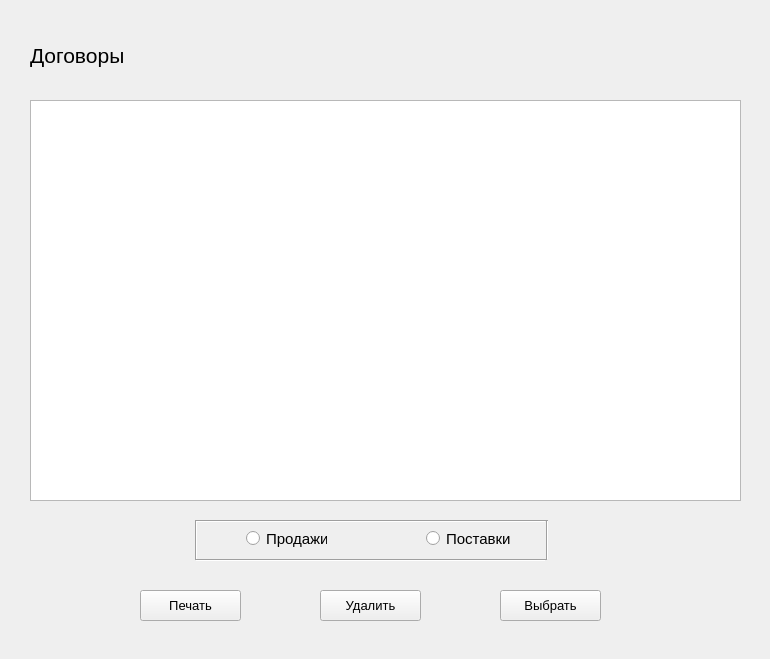
<?xml version="1.0" encoding="UTF-8"?>
<ui version="4.0">
 <class>print</class>
 <widget class="QWidget" name="print">
  <property name="geometry">
   <rect>
    <x>0</x>
    <y>0</y>
    <width>770</width>
    <height>659</height>
   </rect>
  </property>
  <property name="windowTitle">
   <string>Договоры</string>
  </property>
  <widget class="QTableView" name="tableView">
   <property name="geometry">
    <rect>
     <x>30</x>
     <y>100</y>
     <width>711</width>
     <height>401</height>
    </rect>
   </property>
  </widget>
  <widget class="QLabel" name="label_4">
   <property name="geometry">
    <rect>
     <x>30</x>
     <y>40</y>
     <width>221</width>
     <height>31</height>
    </rect>
   </property>
   <property name="font">
    <font>
     <pointsize>16</pointsize>
    </font>
   </property>
   <property name="text">
    <string>Договоры</string>
   </property>
  </widget>
  <widget class="QPushButton" name="pushButton_Cho">
   <property name="geometry">
    <rect>
     <x>500</x>
     <y>590</y>
     <width>101</width>
     <height>31</height>
    </rect>
   </property>
   <property name="font">
    <font>
     <pointsize>10</pointsize>
    </font>
   </property>
   <property name="text">
    <string>Выбрать</string>
   </property>
  </widget>
  <widget class="QPushButton" name="pushButton_Print">
   <property name="geometry">
    <rect>
     <x>140</x>
     <y>590</y>
     <width>101</width>
     <height>31</height>
    </rect>
   </property>
   <property name="font">
    <font>
     <pointsize>10</pointsize>
    </font>
   </property>
   <property name="text">
    <string>Печать</string>
   </property>
  </widget>
  <widget class="QRadioButton" name="radioButton">
   <property name="geometry">
    <rect>
     <x>246</x>
     <y>530</y>
     <width>81</width>
     <height>17</height>
    </rect>
   </property>
   <property name="font">
    <font>
     <pointsize>11</pointsize>
    </font>
   </property>
   <property name="text">
    <string>Продажи</string>
   </property>
  </widget>
  <widget class="QRadioButton" name="radioButton_2">
   <property name="geometry">
    <rect>
     <x>426</x>
     <y>530</y>
     <width>91</width>
     <height>17</height>
    </rect>
   </property>
   <property name="font">
    <font>
     <pointsize>11</pointsize>
    </font>
   </property>
   <property name="text">
    <string>Поставки</string>
   </property>
  </widget>
  <widget class="Line" name="line">
   <property name="geometry">
    <rect>
     <x>196</x>
     <y>511</y>
     <width>350</width>
     <height>20</height>
    </rect>
   </property>
   <property name="orientation">
    <enum>Qt::Horizontal</enum>
   </property>
  </widget>
  <widget class="Line" name="line_3">
   <property name="geometry">
    <rect>
     <x>196</x>
     <y>550</y>
     <width>350</width>
     <height>20</height>
    </rect>
   </property>
   <property name="orientation">
    <enum>Qt::Horizontal</enum>
   </property>
  </widget>
  <widget class="Line" name="line_2">
   <property name="geometry">
    <rect>
     <x>537</x>
     <y>520</y>
     <width>20</width>
     <height>40</height>
    </rect>
   </property>
   <property name="orientation">
    <enum>Qt::Vertical</enum>
   </property>
  </widget>
  <widget class="Line" name="line_4">
   <property name="geometry">
    <rect>
     <x>186</x>
     <y>520</y>
     <width>20</width>
     <height>40</height>
    </rect>
   </property>
   <property name="orientation">
    <enum>Qt::Vertical</enum>
   </property>
  </widget>
  <widget class="QPushButton" name="pushButton_Del">
   <property name="geometry">
    <rect>
     <x>320</x>
     <y>590</y>
     <width>101</width>
     <height>31</height>
    </rect>
   </property>
   <property name="font">
    <font>
     <pointsize>10</pointsize>
    </font>
   </property>
   <property name="text">
    <string>Удалить</string>
   </property>
  </widget>
 </widget>
 <resources/>
 <connections/>
</ui>
